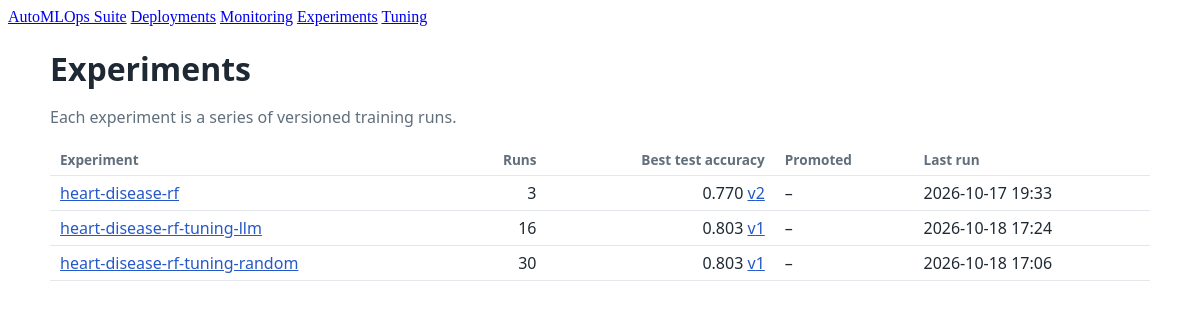
The app's page /experiments/ with its own data.
### experiments/models.py (models this page shows, shortened)
class Experiment(models.Model):
    name = models.CharField(max_length=100, unique=True)
    description = models.TextField(blank=True)
    created_at = models.DateTimeField(auto_now_add=True)
    class Meta:
        ordering = ['name']

### experiments/views.py (the view)
# urls.py: path('', views.experiment_list, name='list'),
def experiment_list(request):
    best = test_accuracy_desc(Run.objects.filter(experiment=OuterRef('pk')))
    experiments = list(
        Experiment.objects.annotate(
            run_count=Count('runs'),
            last_run_at=Max('runs__created_at'),
            best_test_accuracy=Subquery(best.values('test_acc')[:1]),
            best_version=Subquery(best.values('version')[:1]),
        ).order_by('name')
    )
    promoted = current_promotion()
    for experiment in experiments:
        experiment.promoted_version = promoted[1] if promoted and promoted[0] == experiment.name else None
    return render(request, 'experiments/experiment_list.html', {'experiments': experiments})

### experiments/promotion.py (called while the page is built)
def current_promotion():
    try:
        with open(CURRENT_MODEL_INFO_PATH, encoding='utf-8') as f:
            info = json.load(f)
    except (OSError, ValueError):
        return None
    if not isinstance(info, dict) or not isinstance(info.get('version'), int):
        return None
    return info.get('experiment'), info['version']

### experiments/views.py (called while the page is built)
def test_accuracy_desc(runs):
    return (
        runs.annotate(test_acc=Cast(KT('metrics__test_accuracy'), FloatField()))
        .filter(test_acc__isnull=False)
        .order_by('-test_acc', 'version')
    )

### experiments/templates/experiments/experiment_list.html (shortened to what this page needs)
{% extends 'base.html' %}
{% block content %}
<div class="exp">
  <h1>Experiments</h1>
  <p class="muted">Each experiment is a series of versioned training runs.</p>
  {% if experiments %}
    <div class="table-wrap">
      <table>
        <thead>
          <tr><th>Experiment</th><th class="num">Runs</th><th class="num">Best test accuracy</th><th>Promoted</th><th>Last run</th></tr>
        </thead>
        <tbody>
          {% for experiment in experiments %}
            <tr>
              <td><a href="{% url 'experiments:detail' experiment.name %}">{{ experiment.name }}</a>{% if experiment.description %}<div class="muted">{{ experiment.description }}</div>{% endif %}</td>
              <td class="num">{{ experiment.run_count }}</td>
              <td class="num">
                {% if experiment.best_test_accuracy is not None %}
                  {{ experiment.best_test_accuracy|floatformat:3 }} <a href="{% url 'experiments:run' experiment.name experiment.best_version %}">v{{ experiment.best_version }}</a>
                {% else %}–{% endif %}
              </td>
              <td>{% if experiment.promoted_version %}<a class="badge" href="{% url 'experiments:run' experiment.name experiment.promoted_version %}">v{{ experiment.promoted_version }} promoted</a>{% else %}–{% endif %}</td>
              <td>{{ experiment.last_run_at|date:"Y-m-d H:i"|default:"–" }}</td>
            </tr>
          {% endfor %}
        </tbody>
      </table>
    </div>
  {% else %}
    <p class="empty">No experiments yet. Train one with <code>python manage.py train_experiment</code>.</p>
  {% endif %}
</div>
{% endblock %}

### experiments/templates/experiments/_styles.html (style rules this page uses)
.exp { max-width: 1100px; margin: 0 auto; padding: 0 16px 48px; font-family: system-ui, -apple-system, "Segoe UI", sans-serif; color: #1f2933; }
.exp h1 { margin-bottom: 4px; overflow-wrap: anywhere; }
.exp a { color: #2558c9; }
.exp .muted { color: #616e7c; }
.exp .table-wrap { overflow-x: auto; }
.exp table { width: 100%; border-collapse: collapse; font-variant-numeric: tabular-nums; }
.exp th, .exp td { text-align: left; padding: 6px 10px; border-bottom: 1px solid #e4e7eb; vertical-align: top; }
.exp th { font-size: 0.85rem; color: #616e7c; font-weight: 600; white-space: nowrap; }
.exp td.num, .exp th.num { text-align: right; white-space: nowrap; }

### records on screen
Experiment: name "heart-disease-rf", run_count "3", best_test_accuracy "0.770", best_version "2", last_run_at "2026-10-17 19:33"
Experiment: name "heart-disease-rf-tuning-llm", run_count "16", best_test_accuracy "0.803", best_version "1", last_run_at "2026-10-18 17:24"
Experiment: name "heart-disease-rf-tuning-random", run_count "30", best_test_accuracy "0.803", best_version "1", last_run_at "2026-10-18 17:06"
